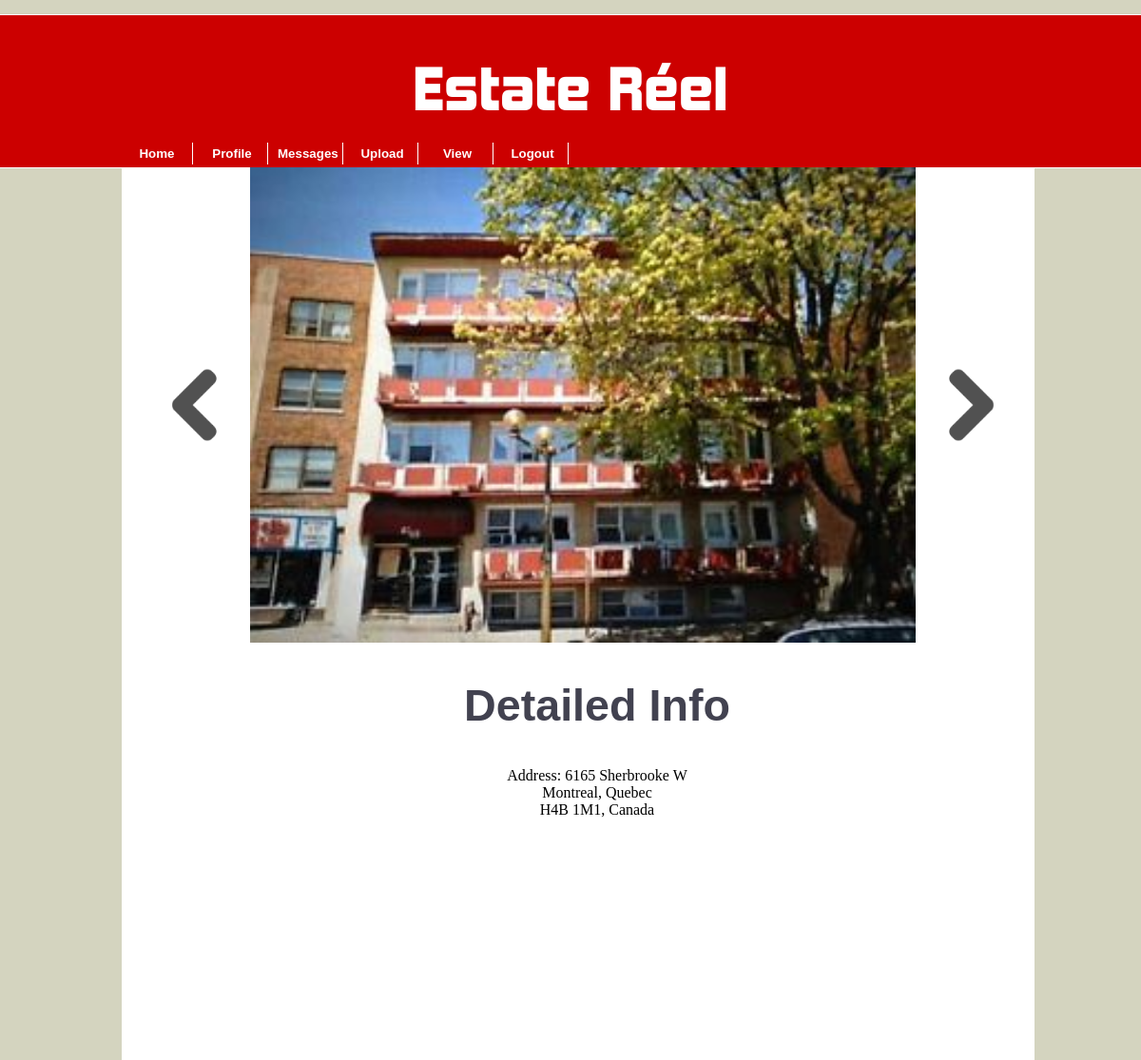
The app's page /showDetails.php?hiddenID=1 (signed in) with its own data.
### tables this page shows
CREATE TABLE IF NOT EXISTS `apartment_images` (
`image_id` int(5) NOT NULL,
  `dwelling_Id` int(6) NOT NULL,
  `file_name` varchar(200) NOT NULL,
  `file_size` varchar(200) NOT NULL,
  `file_type` varchar(200) NOT NULL
);

CREATE TABLE IF NOT EXISTS `dwellings` (
`dwelling_Id` int(6) NOT NULL,
  `address_id` int(4) NOT NULL,
  `user_id` int(6) NOT NULL,
  `type` varchar(255) DEFAULT NULL,
  `description` varchar(1000) DEFAULT NULL,
  `no_of_rooms` int(11) DEFAULT NULL,
  `no_of_bathrooms` int(11) DEFAULT NULL,
  `no_of_living_rooms` int(11) DEFAULT NULL,
  `price` int(11) DEFAULT NULL,
  `rangeType` varchar(50) DEFAULT NULL
);

CREATE TABLE IF NOT EXISTS `address_info` (
`address_id` int(4) NOT NULL,
  `house_no` varchar(15) DEFAULT NULL,
  `street_name` varchar(255) DEFAULT NULL,
  `apartment_no` varchar(10) DEFAULT NULL,
  `city` varchar(255) DEFAULT NULL,
  `province` varchar(255) DEFAULT NULL,
  `zip_code` varchar(10) DEFAULT NULL,
  `country` varchar(255) DEFAULT NULL
);

### classes/databaseClass.php (called while the page is built, shortened)
<?php
	class Database{
		public $connection;
		public function createConnection(){
			$servername = "localhost";
			$username = "root";
			$password = "";
			$db = "PHP_database";
			$this->connection = new mysqli($servername, $username, $password, $db);
			$this->connection->set_charset("utf8");
			return $this->connection;
		}
		public function getResultSetAsArray($query){
			$rs = mysqli_query($this->createConnection(), $query) or die($this->connection->error);
			if($rs->num_rows > 0){
				$index = 0;
				while($row = $rs->fetch_assoc()){
					foreach ($row as $key => $value) {
						$arrayAsResult[$index][$key] = $value;
					}
					$index++;
				}
				return $arrayAsResult;
			}
			return null;
		}
	}
?>

### classes/productClass.php (called while the page is built, shortened)
<?php
	class Product extends Database{
		public function displaySpecificProduct($dwelling_Id){
			return parent::getResultSetAsArray("SELECT * FROM dwellings INNER JOIN address_info
														   ON dwellings.address_id = address_info.address_id
														WHERE dwelling_Id = $dwelling_Id");
		}
		public function getAllTheImages($id){
			return parent::getResultSetAsArray("SELECT file_name FROM apartment_images WHERE dwelling_Id = '$id'");
		}
	}
?>

### classes/loginClass.php (called while the page is built, shortened)
<?php
	class Login extends Database{
		public function getRangeType($username){
			$rangeTypeArray = $this->getSpecificUser($username);
			$type = "";
			for ($row=0; $row < count($rangeTypeArray); $row++) {
				$type = $rangeTypeArray[$row]['rangeType'];
			}
			return $type;
		}
		public function getSpecificUser($username){
			return parent::getResultSetAsArray("SELECT * FROM users WHERE username = '$username'");
		}
	}
?>

### showDetails.php (the view, shortened to what this page needs)
<html>
    <head>
        <link rel="stylesheet" type="text/css" href="CSS/mainLayout.css">
        <link rel="stylesheet" type="text/css" href="CSS/styles.css">
    </head>
<?php
	include('PreCode/header.php');
?>
	<div id="col1">
			<?php
				$allTheImages = $productObj->getAllTheImages($_GET['hiddenID']);
			?>
		<img class="arrow" src="apartment_images/left.png" onClick="return goLeft(document.getElementsByClassName('span'))">
		<img class="bigImage" src="apartment_images/<?php echo $allTheImages[0]['file_name']; ?>">
		<img class="arrow" src="apartment_images/right.png" onClick="return goRight(document.getElementsByClassName('span'))">
	</div>
<div id="col2">
<h2>Detailed Info</h2>
<?php
	$detailedInfo = $productObj->displaySpecificProduct($_GET['hiddenID']);
	for ($row = 0; $row < count($detailedInfo); $row++){
		echo "<p>Address: " . $detailedInfo[$row]['house_no'] . " "  . $detailedInfo[$row]['street_name'] . "<br>"
							. $detailedInfo[$row]['city'] 	  . ", " . $detailedInfo[$row]['province'] 	  . "<br>"
							. $detailedInfo[$row]['zip_code'] . ", " . $detailedInfo[$row]['country'] 	  . "</p>";
	}
?>
</div>
</section>
</body>
</html>

### CSS/mainLayout.css (style rules this page uses)
body { background-color: #D4D4BF; text-align: center; height: 100%; }
h2 { font-family: 'Gotham Book', Gotham-Book, sans-serif; font-weight: bold; color: #424250; font-size: 35pt; }
#col2 { width: 80%; }

### CSS/styles.css (style rules this page uses)
#col1 { position: relative; left: 50%; margin-left: -450px; width:910px; height:500px; }
#col2 { position: relative; left: 50%; margin-left:-460px; width:100%; height:400px; }
.bigImage { width: 700px; height: 500px; }
img { width: 100px; height: 100px; }
.arrow { margin-bottom: 200px; cursor: pointer; }

### records on screen
apartment_images: file_name (picture)
dwellings: address.house_no "6165", address.street_name "Sherbrooke W", address.city "Montreal", address.province "Quebec", address.zip_code "H4B 1M1", address.country "Canada"
